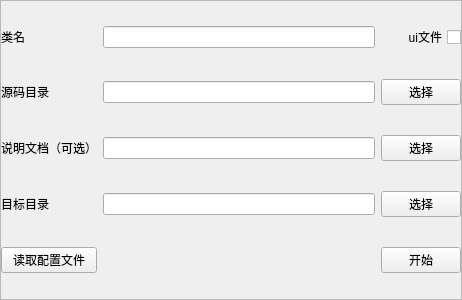
<?xml version="1.0" encoding="UTF-8"?>
<ui version="4.0">
 <class>WgGenerateBugFolder</class>
 <widget class="QWidget" name="WgGenerateBugFolder">
  <property name="geometry">
   <rect>
    <x>0</x>
    <y>0</y>
    <width>462</width>
    <height>300</height>
   </rect>
  </property>
  <property name="windowTitle">
   <string>Form</string>
  </property>
  <layout class="QGridLayout" name="gridLayout">
   <property name="leftMargin">
    <number>0</number>
   </property>
   <property name="topMargin">
    <number>0</number>
   </property>
   <property name="rightMargin">
    <number>0</number>
   </property>
   <property name="bottomMargin">
    <number>0</number>
   </property>
   <item row="0" column="0">
    <widget class="QFrame" name="backgrd">
     <property name="frameShape">
      <enum>QFrame::StyledPanel</enum>
     </property>
     <property name="frameShadow">
      <enum>QFrame::Raised</enum>
     </property>
     <layout class="QGridLayout" name="gridLayout_2">
      <property name="leftMargin">
       <number>0</number>
      </property>
      <property name="topMargin">
       <number>0</number>
      </property>
      <property name="rightMargin">
       <number>0</number>
      </property>
      <property name="bottomMargin">
       <number>0</number>
      </property>
      <item row="0" column="0">
       <widget class="QLabel" name="label">
        <property name="text">
         <string>类名</string>
        </property>
       </widget>
      </item>
      <item row="0" column="1">
       <widget class="QLineEdit" name="leClassName"/>
      </item>
      <item row="1" column="0">
       <widget class="QLabel" name="label_2">
        <property name="text">
         <string>源码目录</string>
        </property>
       </widget>
      </item>
      <item row="1" column="1">
       <widget class="QLineEdit" name="leSrcPath"/>
      </item>
      <item row="1" column="2">
       <widget class="QPushButton" name="btnSrcPath">
        <property name="text">
         <string>选择</string>
        </property>
       </widget>
      </item>
      <item row="2" column="0">
       <widget class="QLabel" name="label_3">
        <property name="text">
         <string>说明文档（可选）</string>
        </property>
       </widget>
      </item>
      <item row="2" column="1">
       <widget class="QLineEdit" name="leStatementPath"/>
      </item>
      <item row="2" column="2">
       <widget class="QPushButton" name="btnStatementPath">
        <property name="text">
         <string>选择</string>
        </property>
       </widget>
      </item>
      <item row="3" column="0">
       <widget class="QLabel" name="label_4">
        <property name="text">
         <string>目标目录</string>
        </property>
       </widget>
      </item>
      <item row="3" column="1">
       <widget class="QLineEdit" name="leDirPath"/>
      </item>
      <item row="3" column="2">
       <widget class="QPushButton" name="btnDirPath">
        <property name="text">
         <string>选择</string>
        </property>
       </widget>
      </item>
      <item row="4" column="0">
       <widget class="QPushButton" name="btnLoadConfig">
        <property name="text">
         <string>读取配置文件</string>
        </property>
       </widget>
      </item>
      <item row="4" column="2">
       <widget class="QPushButton" name="btnStart">
        <property name="text">
         <string>开始</string>
        </property>
       </widget>
      </item>
      <item row="0" column="2">
       <widget class="QCheckBox" name="checkBox">
        <property name="layoutDirection">
         <enum>Qt::RightToLeft</enum>
        </property>
        <property name="text">
         <string>ui文件</string>
        </property>
        <property name="tristate">
         <bool>false</bool>
        </property>
       </widget>
      </item>
     </layout>
    </widget>
   </item>
  </layout>
 </widget>
 <resources/>
 <connections/>
</ui>
